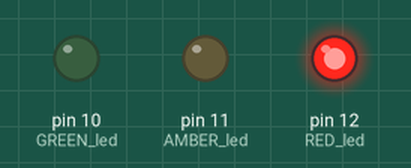
This sketch was run on a simulated Arduino Uno, built with avr-gcc and run on an emulated ATmega328P. On the bench: output pins drawn as LEDs (lit = HIGH).

Above: at 1.5 s.
At 3.7 s:
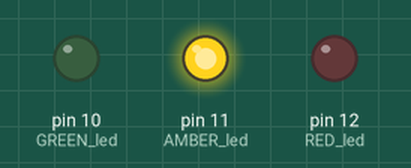
At 6.0 s:
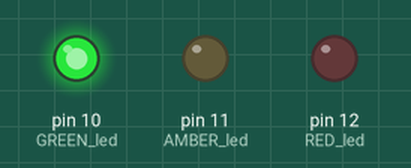
Timing chart, 0 to 9.8 s (numbered marks = the images above):
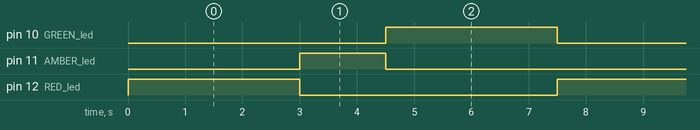

The sketch:

Simple_traffic.ino
```cpp
// Simple Traffic Light interface using Muceeshield

int RED_led = 12;
int AMBER_led = 11;
int GREEN_led = 10;

void setup() {
pinMode(RED_led, OUTPUT);
pinMode(AMBER_led, OUTPUT);
pinMode(GREEN_led, OUTPUT);
}

void loop() {
digitalWrite(RED_led, HIGH);
digitalWrite(AMBER_led, LOW);
digitalWrite(GREEN_led, LOW);
delay(3000);

digitalWrite(RED_led, LOW);
digitalWrite(AMBER_led, HIGH);
digitalWrite(GREEN_led, LOW);
delay(1500);

digitalWrite(RED_led, LOW);
digitalWrite(AMBER_led, LOW);
digitalWrite(GREEN_led, HIGH);
delay(3000);


}
```

Measured:
- by itself, pin 10 (GREEN_led), pin 12 (RED_led): alternates HIGH for 3.0 s and LOW for 4.5 s
- by itself, pin 11 (AMBER_led): alternates HIGH for 1.5 s and LOW for 6.0 s
- by itself, everything shown: repeats every 7.5 s, in 3 steps
